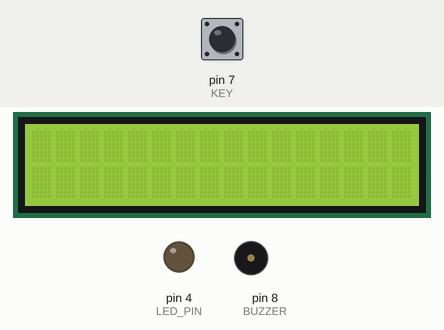
The sketch below on a simulated Arduino Uno, built with avr-gcc and run on an emulated ATmega328P. On the bench: 16×2 character LCD, output pins drawn as LEDs (lit = HIGH), buzzer (waves = sounding, pin HIGH). Inputs (shaded band) come from the test bench; at power-on: pin 7 (KEY) HIGH. What the sketch prints to the serial monitor is not drawn.

Above: at 1.2 s.
1.3 s: pin 7 (KEY) pulled LOW for 0.15 s
At 3.9 s:
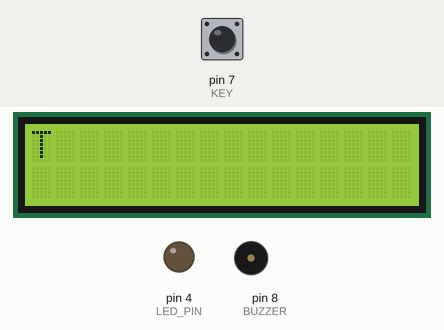
4.4 s: pin 7 (KEY) pulled LOW for 1 s
At 7.9 s:
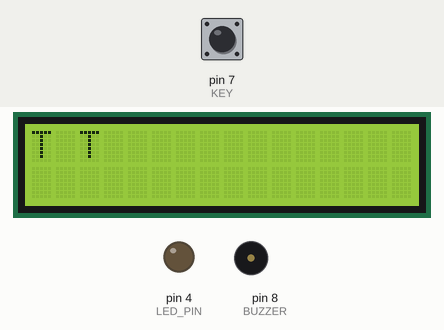
8.4 s: pin 7 (KEY) pulled LOW for 0.15 s
At 11.3 s:
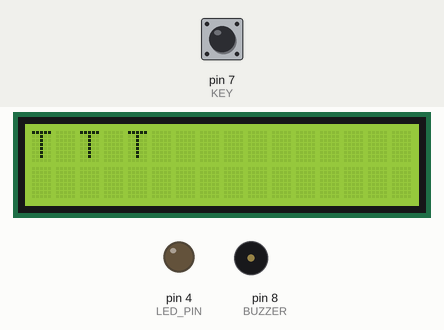
11.5 s: pin 7 (KEY) pulled LOW for 3.2 s
At 17.4 s:
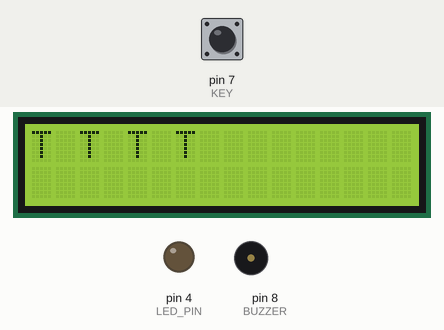
17.7 s: pin 7 (KEY) pulled LOW for 0.15 s
At 20.6 s:
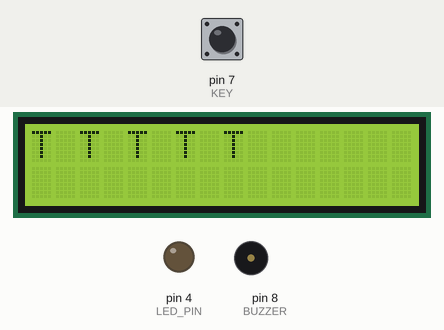
20.8 s: pin 7 (KEY) pulled LOW for 1 s
At 25.2 s:
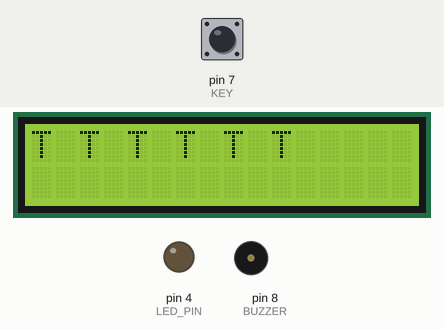
Timing chart, 0 to 25.8 s (numbered marks = the images above; inputs shaded):
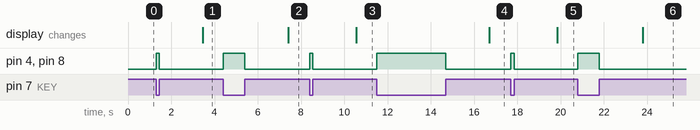

Measured:
- after the input at 1.3 s, pin 4 (LED_PIN), pin 8 (BUZZER): LOW → HIGH at once, → LOW 0.15 s later; the display: changes after 2.1 s (image 1)
- after the input at 4.4 s, pin 4 (LED_PIN), pin 8 (BUZZER): LOW → HIGH at once, → LOW 1.0 s later; the display: changes after 3.0 s (image 2)
- after the input at 8.4 s, pin 4 (LED_PIN), pin 8 (BUZZER): LOW → HIGH at once, → LOW 0.15 s later; the display: changes after 2.1 s (image 3)
- after the input at 11.5 s, pin 4 (LED_PIN), pin 8 (BUZZER): LOW → HIGH at once, → LOW 3.2 s later; the display: changes after 5.2 s (image 4)
- after the input at 17.7 s, pin 4 (LED_PIN), pin 8 (BUZZER): LOW → HIGH at once, → LOW 0.15 s later; the display: changes after 2.1 s (image 5)
- after the input at 20.8 s, pin 4 (LED_PIN), pin 8 (BUZZER): LOW → HIGH at once, → LOW 1.0 s later; the display: changes after 3.0 s (image 6)

The sketch:

Arduino_Morse_Decoder.ino
```cpp
// Arduino摩爾斯解釋器（訓練用）
#include <Wire.h>
#include <LiquidCrystal_I2C.h>

#define KEY 7      // 電鍵從引腳 7 連接到 GND
#define BUZZER 8   // 蜂鳴器從引腳 8 連接到 GND
#define LED_PIN 4 // LED燈從引腳 4 連接到 GND（使用220歐姆電阻）

LiquidCrystal_I2C lcd(0x27, 16, 2);  // 設定 LCD 地址為 0x27，用於 16 字符 2 行的顯示器

void setup() {
  pinMode(KEY, INPUT_PULLUP);
  pinMode(BUZZER, OUTPUT);
  pinMode(LED_PIN, OUTPUT);
  Serial.begin(9600);
  lcd.init();                      // 初始化 LCD
  lcd.backlight();                 // 開啟背光
}

float DashDuration = 200.0;        // 劃的持續時間（ms）
boolean PrevState = false;
long tStartChar, tStartPause;
boolean State;
String currentSymbol = "";

void loop() {
  State = !digitalRead(KEY);       // 讀取按鍵狀態（由於 INPUT_PULLUP 而反轉）

  if (State) {                     // 按鍵按下
    if (State != PrevState) {      // 狀態改變
      tStartChar = millis();
      DecodePause(tStartPause);
    }
    digitalWrite(BUZZER, HIGH);    // 打開蜂鳴器
    digitalWrite(LED_PIN, HIGH);   // 點亮 LED 燈
  }
  else {                           // 按鍵釋放
    if (State != PrevState) {      // 狀態改變
      tStartPause = millis();
      DecodeChar(tStartChar);
    }
    digitalWrite(BUZZER, LOW);     // 關閉蜂鳴器
    digitalWrite(LED_PIN, LOW);    // 關閉 LED 燈
  }

  // 檢查長暫停（單詞結束）
  if (abs(millis() - tStartPause) > DashDuration * 10) {
    DecodePause(tStartPause);
  }

  PrevState = State;
}

// 解碼按下的字符（點或劃）
void DecodeChar(long startTime) {
  char symbol = '?';
  long duration = abs(millis() - startTime); // 發送字符的持續時間
  float DotDuration = DashDuration / 3.0;

  if (duration <= 2) return; // 防抖動

  if (duration <= DotDuration) symbol = '.';
  else if (duration > DashDuration) symbol = '-';
  else if ((duration > (DashDuration + DotDuration) / 1.9) && duration <= DashDuration) symbol = '-';
  else symbol = '.';

  // 自動校準時間
  if (symbol == '-') {
    if (duration > DashDuration) DashDuration++;
    if (duration < DashDuration) DashDuration--;
  }
  else if (symbol == '.') {
    if (duration > DashDuration / 3.0) DashDuration++;
    if (duration < DashDuration / 3.0) DashDuration--;
  }

  currentSymbol += symbol;
}

// 解碼字符之間的暫停
void DecodePause(long startTime) {
  if (currentSymbol == "") return;

  long duration = abs(millis() - startTime);

  // 字符結束（暫停 > 1 單位）
  if (duration > DashDuration - DashDuration / 40) {
    DecodeSymbol();
  }

  // 單詞結束（暫停 > 2 單位）
  if (duration > DashDuration * 2) {
    DecodeSymbol();
    PrintLCD(" ");
    Serial.print(" ");
  }
}

// 將莫爾斯電碼符號解碼為字母
void DecodeSymbol() {
  static String morseLetters[] = {
    ".-", "-...", "-.-.", "-..", ".", "..-.", "--.", "....", "..", ".---", "-.-", ".-..", "--", "-.", "---", ".--.", "--.-", ".-.", "...", "-", "..-", "...-", ".--", "-..-", "-.--", "--..", "E"
  };
  int i = 0;
  while (morseLetters[i] != "E") {
    if (morseLetters[i] == currentSymbol) {
      char letter = (char)('A' + i);
      PrintLCD(String(letter));
      Serial.print(letter);
      break;
    }
    i++;
  }
  if (morseLetters[i] == "E") {
    PrintLCD(currentSymbol);
    Serial.print(currentSymbol);
  }
  currentSymbol = "";
}

// LCD 光標位置變量
int col = 0, row = 0;

// 將字符串打印到 LCD 並管理光標位置
void PrintLCD(String s) {
  for (int i = 0; i < s.length(); i++) {
    updateCursor();
    lcd.print(s[i]);
  }
}

// 為 16x2 LCD 更新光標位置
void updateCursor() {
  lcd.setCursor(col, row);
  col++;
  if (col >= 16) {  // 為 16x2 LCD 從 20 改為 16
    col = 0;
    row++;
  }
  if (row >= 2) {   // 為 16x2 LCD 從 4 改為 2
    lcd.clear();
    col = 0;
    row = 0;
  }
}
```
